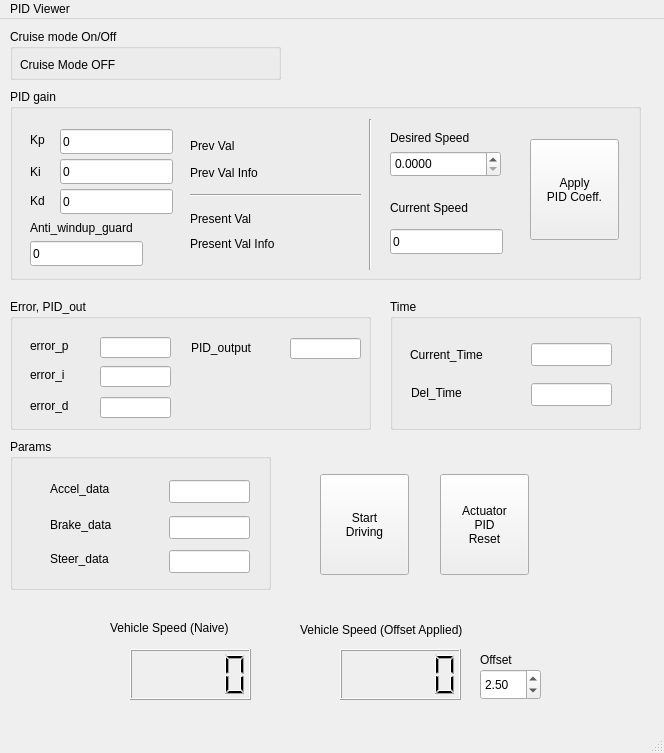
<?xml version="1.0" encoding="UTF-8"?>
<ui version="4.0">
 <class>MainWindow</class>
 <widget class="QMainWindow" name="MainWindow">
  <property name="geometry">
   <rect>
    <x>0</x>
    <y>0</y>
    <width>664</width>
    <height>753</height>
   </rect>
  </property>
  <property name="windowTitle">
   <string>MainWindow</string>
  </property>
  <widget class="QWidget" name="centralwidget">
   <widget class="QLCDNumber" name="lcdNumber">
    <property name="geometry">
     <rect>
      <x>130</x>
      <y>630</y>
      <width>121</width>
      <height>51</height>
     </rect>
    </property>
   </widget>
   <widget class="QLabel" name="label">
    <property name="geometry">
     <rect>
      <x>110</x>
      <y>600</y>
      <width>151</width>
      <height>17</height>
     </rect>
    </property>
    <property name="text">
     <string>Vehicle Speed (Naive)</string>
    </property>
   </widget>
   <widget class="QLabel" name="label_2">
    <property name="geometry">
     <rect>
      <x>300</x>
      <y>590</y>
      <width>211</width>
      <height>41</height>
     </rect>
    </property>
    <property name="text">
     <string>Vehicle Speed (Offset Applied)</string>
    </property>
   </widget>
   <widget class="QLCDNumber" name="lcdNumber_2">
    <property name="geometry">
     <rect>
      <x>340</x>
      <y>630</y>
      <width>121</width>
      <height>51</height>
     </rect>
    </property>
   </widget>
   <widget class="QGroupBox" name="groupBox">
    <property name="geometry">
     <rect>
      <x>10</x>
      <y>70</y>
      <width>631</width>
      <height>191</height>
     </rect>
    </property>
    <property name="title">
     <string>PID gain</string>
    </property>
    <widget class="QLineEdit" name="lineEdit">
     <property name="geometry">
      <rect>
       <x>50</x>
       <y>40</y>
       <width>113</width>
       <height>25</height>
      </rect>
     </property>
     <property name="text">
      <string>0</string>
     </property>
    </widget>
    <widget class="QLineEdit" name="lineEdit_2">
     <property name="geometry">
      <rect>
       <x>50</x>
       <y>70</y>
       <width>113</width>
       <height>25</height>
      </rect>
     </property>
     <property name="text">
      <string>0</string>
     </property>
    </widget>
    <widget class="QLineEdit" name="lineEdit_3">
     <property name="geometry">
      <rect>
       <x>50</x>
       <y>100</y>
       <width>113</width>
       <height>25</height>
      </rect>
     </property>
     <property name="text">
      <string>0</string>
     </property>
    </widget>
    <widget class="QLabel" name="label_3">
     <property name="geometry">
      <rect>
       <x>20</x>
       <y>42</y>
       <width>67</width>
       <height>17</height>
      </rect>
     </property>
     <property name="text">
      <string>Kp</string>
     </property>
    </widget>
    <widget class="QLabel" name="label_4">
     <property name="geometry">
      <rect>
       <x>20</x>
       <y>74</y>
       <width>67</width>
       <height>17</height>
      </rect>
     </property>
     <property name="text">
      <string>Ki</string>
     </property>
    </widget>
    <widget class="QLabel" name="label_5">
     <property name="geometry">
      <rect>
       <x>20</x>
       <y>103</y>
       <width>67</width>
       <height>17</height>
      </rect>
     </property>
     <property name="text">
      <string>Kd</string>
     </property>
    </widget>
    <widget class="Line" name="line">
     <property name="geometry">
      <rect>
       <x>180</x>
       <y>96</y>
       <width>171</width>
       <height>20</height>
      </rect>
     </property>
     <property name="orientation">
      <enum>Qt::Horizontal</enum>
     </property>
    </widget>
    <widget class="QLabel" name="label_6">
     <property name="geometry">
      <rect>
       <x>180</x>
       <y>48</y>
       <width>67</width>
       <height>17</height>
      </rect>
     </property>
     <property name="text">
      <string>Prev Val</string>
     </property>
    </widget>
    <widget class="QLabel" name="label_7">
     <property name="geometry">
      <rect>
       <x>180</x>
       <y>121</y>
       <width>81</width>
       <height>17</height>
      </rect>
     </property>
     <property name="text">
      <string>Present Val</string>
     </property>
    </widget>
    <widget class="QPushButton" name="pushButton">
     <property name="enabled">
      <bool>true</bool>
     </property>
     <property name="geometry">
      <rect>
       <x>520</x>
       <y>50</y>
       <width>89</width>
       <height>101</height>
      </rect>
     </property>
     <property name="text">
      <string>Apply 
PID Coeff.</string>
     </property>
    </widget>
    <widget class="QLabel" name="label_8">
     <property name="geometry">
      <rect>
       <x>180</x>
       <y>75</y>
       <width>121</width>
       <height>17</height>
      </rect>
     </property>
     <property name="text">
      <string>Prev Val Info</string>
     </property>
    </widget>
    <widget class="QLabel" name="label_9">
     <property name="geometry">
      <rect>
       <x>180</x>
       <y>146</y>
       <width>121</width>
       <height>17</height>
      </rect>
     </property>
     <property name="text">
      <string>Present Val Info</string>
     </property>
    </widget>
    <widget class="QLabel" name="label_11">
     <property name="geometry">
      <rect>
       <x>380</x>
       <y>40</y>
       <width>121</width>
       <height>17</height>
      </rect>
     </property>
     <property name="text">
      <string>Desired Speed</string>
     </property>
    </widget>
    <widget class="Line" name="line_2">
     <property name="geometry">
      <rect>
       <x>350</x>
       <y>30</y>
       <width>20</width>
       <height>151</height>
      </rect>
     </property>
     <property name="orientation">
      <enum>Qt::Vertical</enum>
     </property>
    </widget>
    <widget class="QLabel" name="label_25">
     <property name="geometry">
      <rect>
       <x>380</x>
       <y>110</y>
       <width>121</width>
       <height>17</height>
      </rect>
     </property>
     <property name="text">
      <string>Current Speed</string>
     </property>
    </widget>
    <widget class="QLabel" name="label_26">
     <property name="geometry">
      <rect>
       <x>20</x>
       <y>130</y>
       <width>141</width>
       <height>17</height>
      </rect>
     </property>
     <property name="text">
      <string>Anti_windup_guard</string>
     </property>
    </widget>
    <widget class="QLineEdit" name="lineEdit_9">
     <property name="geometry">
      <rect>
       <x>20</x>
       <y>152</y>
       <width>113</width>
       <height>25</height>
      </rect>
     </property>
     <property name="text">
      <string>0</string>
     </property>
    </widget>
    <widget class="QLineEdit" name="lineEdit_10">
     <property name="geometry">
      <rect>
       <x>380</x>
       <y>140</y>
       <width>113</width>
       <height>25</height>
      </rect>
     </property>
     <property name="text">
      <string>0</string>
     </property>
     <property name="readOnly">
      <bool>true</bool>
     </property>
    </widget>
    <widget class="QDoubleSpinBox" name="doubleSpinBox_2">
     <property name="geometry">
      <rect>
       <x>380</x>
       <y>62</y>
       <width>111</width>
       <height>26</height>
      </rect>
     </property>
     <property name="decimals">
      <number>4</number>
     </property>
     <property name="maximum">
      <double>1000.000000000000000</double>
     </property>
    </widget>
   </widget>
   <widget class="QDoubleSpinBox" name="doubleSpinBox">
    <property name="geometry">
     <rect>
      <x>480</x>
      <y>650</y>
      <width>61</width>
      <height>31</height>
     </rect>
    </property>
    <property name="minimum">
     <double>-99.000000000000000</double>
    </property>
    <property name="value">
     <double>2.500000000000000</double>
    </property>
   </widget>
   <widget class="QLabel" name="label_10">
    <property name="geometry">
     <rect>
      <x>480</x>
      <y>620</y>
      <width>61</width>
      <height>41</height>
     </rect>
    </property>
    <property name="text">
     <string>Offset</string>
    </property>
   </widget>
   <widget class="QPushButton" name="pushButton_2">
    <property name="geometry">
     <rect>
      <x>440</x>
      <y>455</y>
      <width>89</width>
      <height>101</height>
     </rect>
    </property>
    <property name="text">
     <string>Actuator
PID
Reset</string>
    </property>
   </widget>
   <widget class="QPushButton" name="pushButton_4">
    <property name="geometry">
     <rect>
      <x>320</x>
      <y>455</y>
      <width>89</width>
      <height>101</height>
     </rect>
    </property>
    <property name="text">
     <string>Start 
Driving</string>
    </property>
   </widget>
   <widget class="QGroupBox" name="groupBox_2">
    <property name="geometry">
     <rect>
      <x>10</x>
      <y>420</y>
      <width>261</width>
      <height>151</height>
     </rect>
    </property>
    <property name="title">
     <string>Params</string>
    </property>
    <widget class="QLabel" name="label_12">
     <property name="geometry">
      <rect>
       <x>40</x>
       <y>40</y>
       <width>111</width>
       <height>20</height>
      </rect>
     </property>
     <property name="text">
      <string>Accel_data</string>
     </property>
    </widget>
    <widget class="QLabel" name="label_13">
     <property name="geometry">
      <rect>
       <x>40</x>
       <y>76</y>
       <width>111</width>
       <height>20</height>
      </rect>
     </property>
     <property name="text">
      <string>Brake_data</string>
     </property>
    </widget>
    <widget class="QLabel" name="label_23">
     <property name="geometry">
      <rect>
       <x>40</x>
       <y>110</y>
       <width>111</width>
       <height>20</height>
      </rect>
     </property>
     <property name="text">
      <string>Steer_data</string>
     </property>
    </widget>
    <widget class="QLineEdit" name="lineEdit_11">
     <property name="geometry">
      <rect>
       <x>159</x>
       <y>41</y>
       <width>81</width>
       <height>23</height>
      </rect>
     </property>
     <property name="echoMode">
      <enum>QLineEdit::Normal</enum>
     </property>
     <property name="readOnly">
      <bool>true</bool>
     </property>
    </widget>
    <widget class="QLineEdit" name="lineEdit_12">
     <property name="geometry">
      <rect>
       <x>159</x>
       <y>77</y>
       <width>81</width>
       <height>23</height>
      </rect>
     </property>
     <property name="echoMode">
      <enum>QLineEdit::Normal</enum>
     </property>
     <property name="readOnly">
      <bool>true</bool>
     </property>
    </widget>
    <widget class="QLineEdit" name="lineEdit_13">
     <property name="geometry">
      <rect>
       <x>159</x>
       <y>111</y>
       <width>81</width>
       <height>23</height>
      </rect>
     </property>
     <property name="echoMode">
      <enum>QLineEdit::Normal</enum>
     </property>
     <property name="readOnly">
      <bool>true</bool>
     </property>
    </widget>
   </widget>
   <widget class="QGroupBox" name="groupBox_3">
    <property name="geometry">
     <rect>
      <x>10</x>
      <y>280</y>
      <width>361</width>
      <height>131</height>
     </rect>
    </property>
    <property name="title">
     <string>Error, PID_out</string>
    </property>
    <widget class="QLabel" name="label_14">
     <property name="geometry">
      <rect>
       <x>20</x>
       <y>38</y>
       <width>67</width>
       <height>17</height>
      </rect>
     </property>
     <property name="text">
      <string>error_p</string>
     </property>
    </widget>
    <widget class="QLabel" name="label_15">
     <property name="geometry">
      <rect>
       <x>20</x>
       <y>67</y>
       <width>67</width>
       <height>17</height>
      </rect>
     </property>
     <property name="text">
      <string>error_i</string>
     </property>
    </widget>
    <widget class="QLabel" name="label_16">
     <property name="geometry">
      <rect>
       <x>20</x>
       <y>98</y>
       <width>67</width>
       <height>17</height>
      </rect>
     </property>
     <property name="text">
      <string>error_d</string>
     </property>
    </widget>
    <widget class="QLabel" name="label_24">
     <property name="geometry">
      <rect>
       <x>181</x>
       <y>40</y>
       <width>81</width>
       <height>17</height>
      </rect>
     </property>
     <property name="text">
      <string>PID_output</string>
     </property>
    </widget>
    <widget class="QLineEdit" name="lineEdit_5">
     <property name="geometry">
      <rect>
       <x>90</x>
       <y>38</y>
       <width>71</width>
       <height>21</height>
      </rect>
     </property>
     <property name="echoMode">
      <enum>QLineEdit::Normal</enum>
     </property>
     <property name="readOnly">
      <bool>true</bool>
     </property>
    </widget>
    <widget class="QLineEdit" name="lineEdit_6">
     <property name="geometry">
      <rect>
       <x>90</x>
       <y>67</y>
       <width>71</width>
       <height>21</height>
      </rect>
     </property>
     <property name="echoMode">
      <enum>QLineEdit::Normal</enum>
     </property>
     <property name="readOnly">
      <bool>true</bool>
     </property>
    </widget>
    <widget class="QLineEdit" name="lineEdit_7">
     <property name="geometry">
      <rect>
       <x>90</x>
       <y>98</y>
       <width>71</width>
       <height>21</height>
      </rect>
     </property>
     <property name="echoMode">
      <enum>QLineEdit::Normal</enum>
     </property>
     <property name="readOnly">
      <bool>true</bool>
     </property>
    </widget>
    <widget class="QLineEdit" name="lineEdit_8">
     <property name="geometry">
      <rect>
       <x>280</x>
       <y>39</y>
       <width>71</width>
       <height>21</height>
      </rect>
     </property>
     <property name="echoMode">
      <enum>QLineEdit::Normal</enum>
     </property>
     <property name="readOnly">
      <bool>true</bool>
     </property>
    </widget>
   </widget>
   <widget class="QGroupBox" name="groupBox_5">
    <property name="geometry">
     <rect>
      <x>10</x>
      <y>10</y>
      <width>271</width>
      <height>51</height>
     </rect>
    </property>
    <property name="title">
     <string>Cruise mode On/Off</string>
    </property>
    <widget class="QLabel" name="label_17">
     <property name="geometry">
      <rect>
       <x>10</x>
       <y>27</y>
       <width>171</width>
       <height>17</height>
      </rect>
     </property>
     <property name="text">
      <string>Cruise Mode OFF</string>
     </property>
    </widget>
   </widget>
   <widget class="QGroupBox" name="groupBox_6">
    <property name="geometry">
     <rect>
      <x>390</x>
      <y>280</y>
      <width>251</width>
      <height>131</height>
     </rect>
    </property>
    <property name="title">
     <string>Time</string>
    </property>
    <widget class="QLabel" name="label_27">
     <property name="geometry">
      <rect>
       <x>20</x>
       <y>47</y>
       <width>101</width>
       <height>17</height>
      </rect>
     </property>
     <property name="text">
      <string>Current_Time</string>
     </property>
    </widget>
    <widget class="QLabel" name="label_28">
     <property name="geometry">
      <rect>
       <x>21</x>
       <y>85</y>
       <width>101</width>
       <height>17</height>
      </rect>
     </property>
     <property name="text">
      <string>Del_Time</string>
     </property>
    </widget>
    <widget class="QLineEdit" name="lineEdit_14">
     <property name="geometry">
      <rect>
       <x>141</x>
       <y>44</y>
       <width>81</width>
       <height>23</height>
      </rect>
     </property>
     <property name="echoMode">
      <enum>QLineEdit::Normal</enum>
     </property>
     <property name="readOnly">
      <bool>true</bool>
     </property>
    </widget>
    <widget class="QLineEdit" name="lineEdit_15">
     <property name="geometry">
      <rect>
       <x>141</x>
       <y>84</y>
       <width>81</width>
       <height>23</height>
      </rect>
     </property>
     <property name="echoMode">
      <enum>QLineEdit::Normal</enum>
     </property>
     <property name="readOnly">
      <bool>true</bool>
     </property>
    </widget>
   </widget>
  </widget>
  <widget class="QMenuBar" name="menubar">
   <property name="geometry">
    <rect>
     <x>0</x>
     <y>0</y>
     <width>664</width>
     <height>22</height>
    </rect>
   </property>
   <widget class="QMenu" name="menuPID_Viewer">
    <property name="title">
     <string>PID Viewer</string>
    </property>
   </widget>
   <addaction name="menuPID_Viewer"/>
  </widget>
  <widget class="QStatusBar" name="statusbar"/>
 </widget>
 <resources/>
 <connections/>
</ui>
